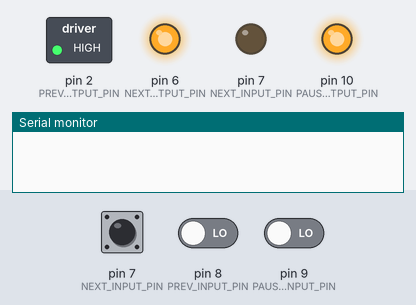
Bench run of a program on a simulated Arduino Nano, built with avr-gcc and run on an emulated ATmega328P. Parts: switched loads named in the program (green lamp = pin HIGH), output pins drawn as LEDs (lit = HIGH), the last lines printed to the serial monitor. Inputs (shaded band) come from the test bench; at power-on: pin 7 (NEXT_INPUT_PIN) LOW, pin 8 (PREV_INPUT_PIN) LOW, pin 9 (PAUSE_INPUT_PIN) LOW.

Above: at 1.2 s.
1.3 s: pin 7 (NEXT_INPUT_PIN) pulled HIGH for 0.15 s
At 2.7 s:
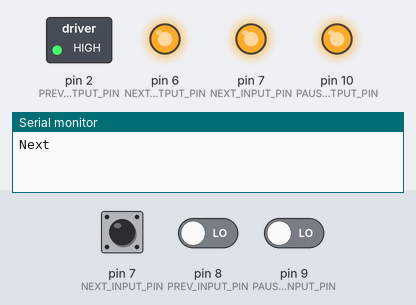
3.0 s: pin 8 (PREV_INPUT_PIN) driven HIGH
At 3.9 s:
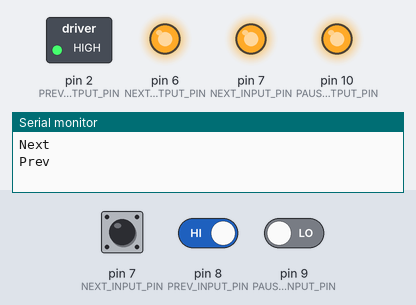
4.6 s: pin 9 (PAUSE_INPUT_PIN) driven HIGH
At 5.1 s:
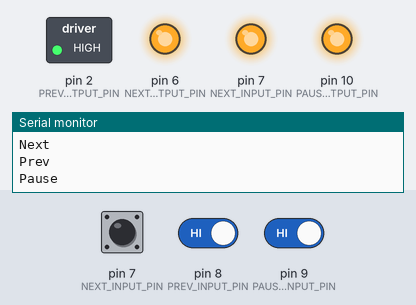
6.1 s: pin 7 (NEXT_INPUT_PIN) pulled HIGH for 1 s
At 7.5 s:
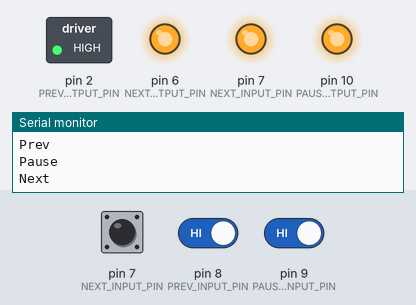
Timing chart, 0 to 9.1 s (numbered marks = the images above; inputs shaded):
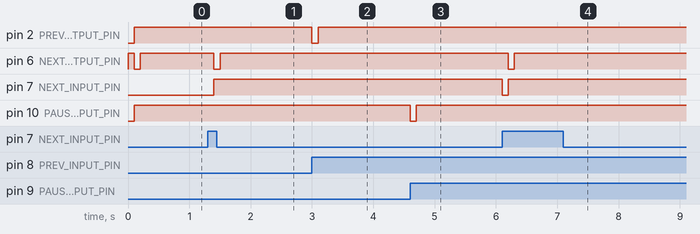

The program:

main.cpp
```cpp
#include <Arduino.h>
#include <button/button.h>

#define NEXT_OUTPUT_PIN 6
#define PREV_OUTPUT_PIN 2
#define PAUSE_OUTPUT_PIN 10

#define NEXT_INPUT_PIN 7  // white-brown
#define PREV_INPUT_PIN 8  // brown
#define PAUSE_INPUT_PIN 9 // white-dark green

#define MOTOR_PIN 12 // dark green

Button nextButton = Button(NEXT_INPUT_PIN, NEXT_OUTPUT_PIN, {100, 100}, {100, 100}, "Next");
Button prevButton = Button(PREV_INPUT_PIN, PREV_OUTPUT_PIN, {100, 100}, {0, 100}, "Prev");
Button pauseButton = Button(PAUSE_INPUT_PIN, PAUSE_OUTPUT_PIN, {100, 100}, {0, 100}, "Pause");

void setup()
{

  nextButton.init();
  prevButton.init();
  pauseButton.init();
  Serial.begin(9600);

}

void loop()
{
  nextButton.tick();
  prevButton.tick();
  pauseButton.tick();
  // Serial.print("7:");
  // Serial.print(digitalRead(7)? 1 : 0);
  // Serial.print(",8:");
  // Serial.print(digitalRead(8)? 3 : 2);
  // Serial.print(",9:");
  // Serial.print(digitalRead(9)? 5 : 4);
  // Serial.println();
}
```

button.cpp
```cpp
#include "button.h"

Button::Button(
    uint8_t buttonPin,
    uint8_t controlPin,
    SignalFormat buttonSignal,
    SignalFormat controlSignal,
    char* name) : buttonPin(buttonPin), controlPin(controlPin), buttonSignal(buttonSignal), controlSignal(controlSignal), name(name)
{
    controlTimer = new Timer(controlSignal.duration, controlSignal.startDelay);
    buttonTimer = new Timer(buttonSignal.duration, buttonSignal.startDelay);
    delayTimer = new Timer(1000);
}

void Button::tick()
{
    if (!prevButtonState && !isOutput && delayTimer->isExpired() && digitalRead(buttonPin) )
    {
        controlTimer->start();
        buttonTimer->start();
        delayTimer->start();
        isOutput = true;
        pinMode(buttonPin, OUTPUT);
        Serial.println(name);
    }

    if (isOutput)
    {

        if (!buttonTimer->isNotStarted() && !buttonTimer->isExpired())
        {
            digitalWrite(buttonPin, HIGH);
        }
        else if (buttonTimer->isExpired())
        {
            isOutput = false;
            pinMode(buttonPin, INPUT);
        }
        else
        {
            digitalWrite(buttonPin, LOW);
        }
    }

    if (controlTimer->isExpired() || controlTimer->isNotStarted())
        digitalWrite(controlPin, HIGH);
    else
        digitalWrite(controlPin, LOW);

    prevButtonState = digitalRead(buttonPin);
}


void Button::click()
{
    controlTimer->start();
    buttonTimer->start();
    isOutput = true;
}

void Button::init()
{
    pinMode(buttonPin, INPUT);
    pinMode(controlPin, OUTPUT);
    digitalWrite(controlPin, HIGH);
}

Button::~Button()
{
}
```

button.h
```cpp
#include <Arduino.h>
#include <timer/timer.h>

struct SignalFormat
{
    uint16_t startDelay;
    uint16_t duration;
};

class Button
{
private:
    char *name;
    Timer *controlTimer;
    Timer *buttonTimer;
    Timer *delayTimer;

    uint8_t buttonPin;
    uint8_t controlPin;
    SignalFormat buttonSignal;
    SignalFormat controlSignal;

    bool isOutput = false;
    bool prevButtonState = false;

public:
    Button(uint8_t buttonPin, uint8_t controlPin, SignalFormat buttonSignal, SignalFormat controlSignal, char *name);
    void init();
    void tick();
    void click();
    ~Button();
};
```

timer.cpp
```cpp
#include "timer.h"

Timer::Timer(unsigned long time, unsigned long start_delay): time(time), start_delay(start_delay)
{
}

void Timer::start()
{
    start_millis = millis();
}
bool Timer::isExpired()
{
    return (millis() - start_millis > start_delay + time);
}

bool Timer::isNotStarted()
{
    return (millis() - start_millis < start_delay);
}


Timer::~Timer()
{
}
```

timer.h
```cpp
#include "Arduino.h"

class Timer
{
private:
    unsigned long start_millis;
    unsigned long time;
    unsigned long start_delay;
public:
    Timer(unsigned long time, unsigned long start_delay = 0);
    void start();
    bool isExpired();
    bool isNotStarted();
    ~Timer();
};
```

Measured:
- after the input at 1.3 s, pin 6 (NEXT_OUTPUT_PIN): HIGH → LOW after 0.10 s, → HIGH 0.10 s later; pin 7 (NEXT_INPUT_PIN): LOW → HIGH after 0.10 s
- after the input at 3.0 s, pin 2 (PREV_OUTPUT_PIN): HIGH → LOW at once, → HIGH 0.10 s later
- after the input at 4.6 s, pin 10 (PAUSE_OUTPUT_PIN): HIGH → LOW at once, → HIGH 0.10 s later
- after the input at 6.1 s, pin 6 (NEXT_OUTPUT_PIN): HIGH → LOW after 0.10 s, → HIGH 0.10 s later; pin 7 (NEXT_INPUT_PIN): HIGH → LOW at once, → HIGH 0.10 s later
